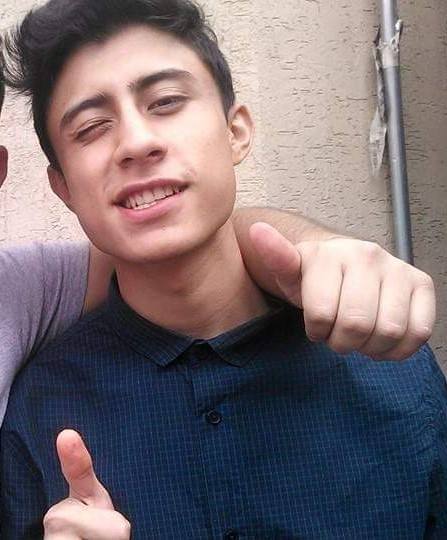
%> input picture lalo2.jpg, 447 x 540 px
$ octave practica9.m   (GNU Octave 9; MATLAB toolbox functions it lacks are replaced by stand-ins)
%> lines starting %> are read from the running program, lines starting %| are printed output that depends on the picture
% Limpia la ventana de comandos
clc
% Borra todas las variables
clear all
% Cierra todas las figuras.
close all
% Desactiva las advertencias.
warning off all

% Leer la imagen, convertirla a escala de grises y calcular su histograma para obtener las frecuencias de los píxeles.
a = imread("lalo2.jpg");
%> a is the input picture: size 540x447x3 uint8; mean R, G, B 120.6, 108.6, 113.4
a = rgb2gray(a);
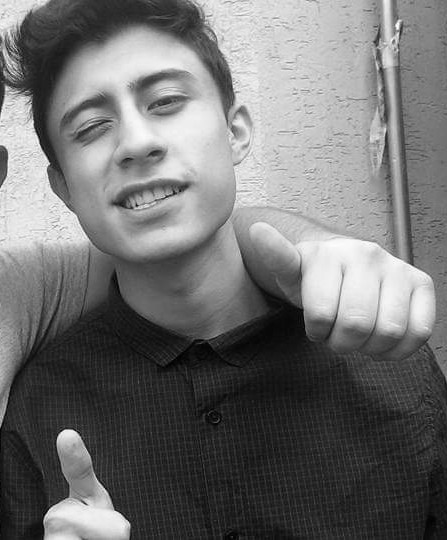
%> a: size 540x447 uint8; min 0, max 254, mean 112.7
[frecuencias, pixeles] = imhist(a);
%> frecuencias = 256 values, max 3329 at index 36, min 0 at index 256, mean 942.9; pixeles = 256 values from 0 to 255

% Calcular la probabilidad de cada intensidad de píxel.
frecuencias = calcProbabilidad(frecuencias);
%> in calcProbabilidad, `totalPixeles = sum(frecuencias);`: totalPixeles = 241380
%> after the loop in calcProbabilidad, `for i=1:tam`: probabilidad = 256 values, max 0.0138 at index 36, min 0 at index 256, mean 0.00391
%> frecuencias has the same summary as probabilidad in calcProbabilidad

% Ordenar las frecuencias en orden descendente y eliminar las frecuencias cero.
frecSort = sort(frecuencias,'descend');
%> frecSort = 256 values, max 0.0138 at index 1, min 0 at index 256, mean 0.00391
indices0 = ~ismember(frecSort,0);
%> indices0 = 256 logical values, 255 true
frecSort = frecSort(indices0,1);
%> frecSort = 255 values, max 0.0138 at index 1, min 4.14e-06 at index 255, mean 0.00392
%frecSort = [0.2222; 0.1111; 0.1111; 0.1111; 0.1111; 0.1111; 0.1111; 0.1111];

% Inicializar matrices para las frecuencias normalizadas y los códigos de Huffman.
[filas,~] = size(frecSort);
%> filas = 255
frecuenciasN = zeros(filas, filas-1);
codigos = zeros(filas,filas-1);
codigos = string(codigos);
codigos(:,:) = "";
cont = 0;

% Construcción del árbol de Huffman y asignación de códigos binarios
while filas >2
    [filas,~] = size(frecSort);
    frecuenciasN(1:end-cont,cont+1) = frecSort;
    frecN = double(frecSort(end-1,1)) + double(frecSort(end,1));
    frecSort = frecuenciasN(1:end-(cont+1),cont+1);
    frecSort(end,1) = frecN;
    frecSort = sort(frecSort,'descend');
    cont = cont+1;
end
%> this loop made 254 passes
%> frecN on passes 1 to 3: 1.24e-05, 3.73e-05, 7.04e-05
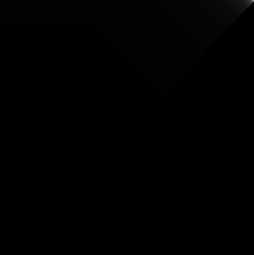
%> frecuenciasN: size 255x254 double; min 0, max 0.595, mean 0.00392
%> after the loop, cont = 254; frecSort = 1

% Asignar códigos binarios a cada frecuencia
[filas,~] = size(frecuenciasN);
%> filas = 255
for i = 1:filas-1
    % Lógica para la asignación de bits a los nodos del árbol de Huffman.
    if i == 1
%> the run ends on the next line
        codigos(1,end-(i-1)) = codigos(1,end-(i-1))+"1";
% [74 lines not run here, left out]
function probabilidad = calcProbabilidad(frecuencias)
    tam = size(frecuencias);
    totalPixeles = sum(frecuencias);
    probabilidad = zeros(tam,"double");
    for i=1:tam
        probabilidad(i) = double(frecuencias(i))/totalPixeles;
    end
end
